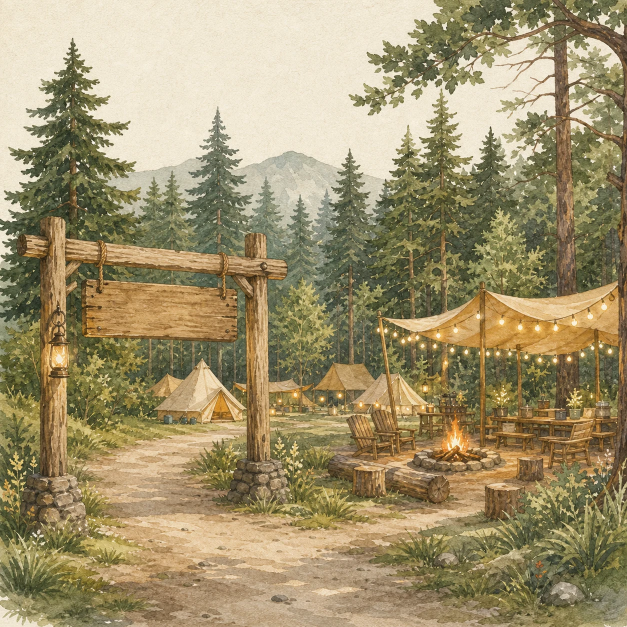
#> input picture assets/elements/about-camp-main.webp, 1254 x 1254 px, given in place of camp-lium-original.png, which was not available (shown at 1/2 size)
$ python extract_elements.py
#> lines starting #> are read from the running program, lines starting #| are printed output that depends on the picture; pictures that were not available may be replaced by others from this repository, and a replacement may not be noted
import random
from pathlib import Path

from PIL import Image, ImageDraw, ImageFilter


ROOT = Path(__file__).resolve().parents[1]
SRC = ROOT / "assets" / "camp-lium-original.png"
OUT = ROOT / "assets" / "elements"
OUT.mkdir(parents=True, exist_ok=True)


def save_crop(img: Image.Image, name: str, box: tuple[int, int, int, int]) -> None:
    crop = img.crop(box)
    crop.save(OUT / name, "PNG")


def save_paper_texture() -> None:
    random.seed(17)
    w, h = 900, 900
    base = Image.new("RGB", (w, h), "#f3eedf")
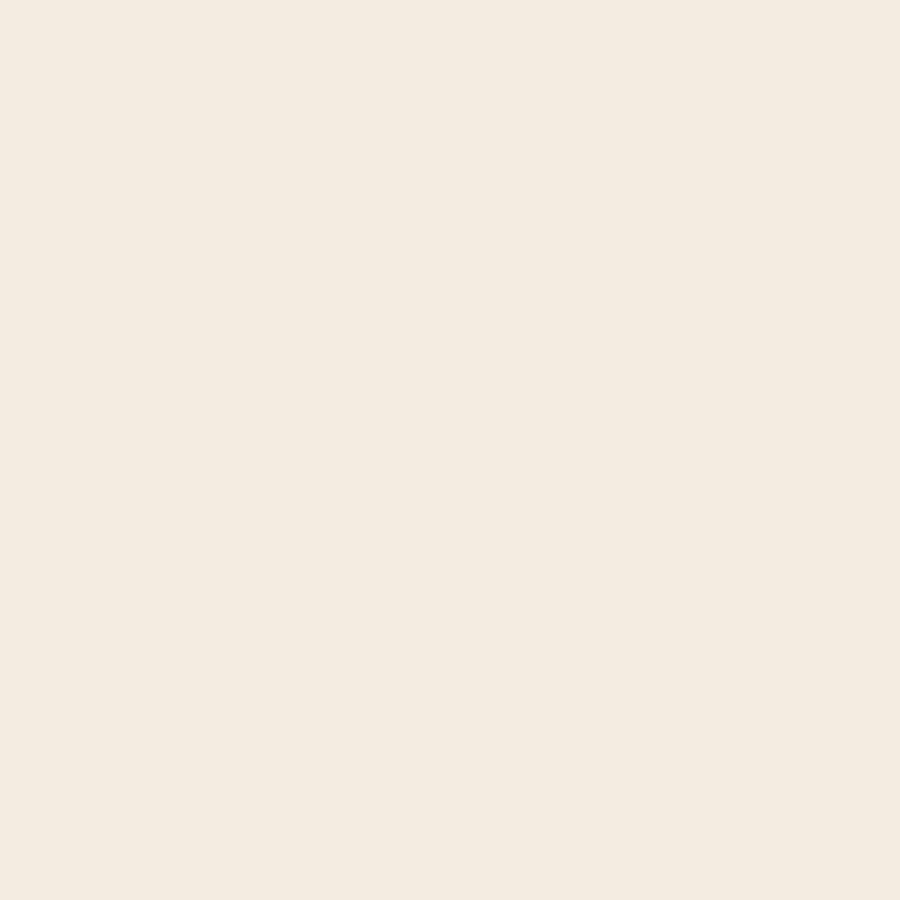
#> base: PIL image 900x900 RGB; mean R, G, B 243, 238, 223
    pix = base.load()
    for y in range(h):
      for x in range(w):
        n = random.randint(-7, 7)
        r, g, b = pix[x, y]
        pix[x, y] = (
            max(0, min(255, r + n)),
            max(0, min(255, g + n)),
            max(0, min(255, b + n)),
        )
    draw = ImageDraw.Draw(base, "RGBA")
    for _ in range(1300):
        x = random.randrange(w)
        y = random.randrange(h)
        draw.point((x, y), fill=(105, 92, 70, random.randrange(10, 22)))
    for _ in range(34):
        x = random.randrange(-140, w)
        y = random.randrange(-140, h)
        draw.arc((x, y, x + random.randrange(140, 320), y + random.randrange(120, 300)), 10, 330, fill=(120, 108, 80, 12), width=1)
#> this loop made 34 passes
#> (x, y) on passes 1 to 12: (81, 312), (124, -82), (405, 655), (536, 687), (665, 190), (-38, 435), (-114, 273), (518, 333), (551, 872), (888, 87), (815, 508), (73, -88)
    base.filter(ImageFilter.GaussianBlur(.15)).save(OUT / "paper-texture.png", "PNG")


def main() -> None:
    img = Image.open(SRC).convert("RGBA")
    save_paper_texture()

    crops = {
        "brand.png": (245, 118, 965, 320),
        "hero-placeholder.png": (2008, 450, 3905, 1925),
        "hero-camp-left.png": (0, 1665, 1900, 2235),
        "hero-camp-right.png": (2380, 1665, 4165, 2235),
        "torn-hero-about.png": (0, 2085, 4165, 2350),
        "about-placeholder-main.png": (2195, 2475, 3130, 3355),
        "about-placeholder-small-top.png": (3180, 2475, 3715, 2945),
        "about-placeholder-small-bottom.png": (3180, 3000, 3715, 3355),
        "about-tape.png": (2110, 2410, 2375, 2550),
        "about-plant.png": (3790, 3020, 4040, 3415),
        "style-thumb.png": (360, 3915, 1135, 4330),
        "style-car.png": (980, 4420, 1165, 4545),
        "style-tent.png": (1830, 4405, 2060, 4555),
        "style-bag.png": (2750, 4385, 2925, 4560),
        "style-tree.png": (3700, 4320, 3960, 4565),
        "activities-map.png": (1030, 4890, 4005, 6325),
        "torn-style-activities.png": (0, 4680, 4165, 4985),
        "guide-bus.png": (380, 6610, 610, 6835),
        "guide-clock.png": (1290, 6610, 1525, 6845),
        "guide-wallet.png": (2190, 6610, 2425, 6845),
        "guide-phone.png": (3080, 6610, 3320, 6845),
        "news-thumb.png": (350, 7300, 735, 7688),
        "news-side-art.png": (3300, 7080, 4165, 7855),
        "footer-bg-art.png": (0, 7720, 4165, 8522),
    }

    for name, box in crops.items():
        save_crop(img, name, box)
#> this loop made 24 passes
#> pass 1, in save_crop, `crop = img.crop(box)`:
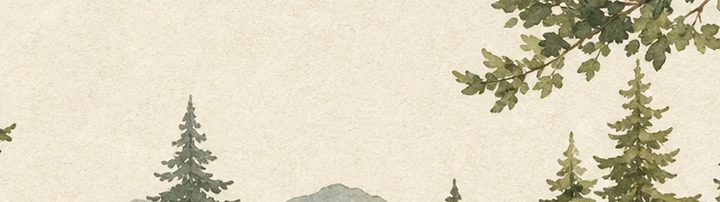
#> crop: PIL image 720x202 RGBA; mean R, G, B, A 222.3, 214.7, 191.7, 255


if __name__ == "__main__":
    main()

$ run again, on assets/elements/about-camp-small-bottom.webp
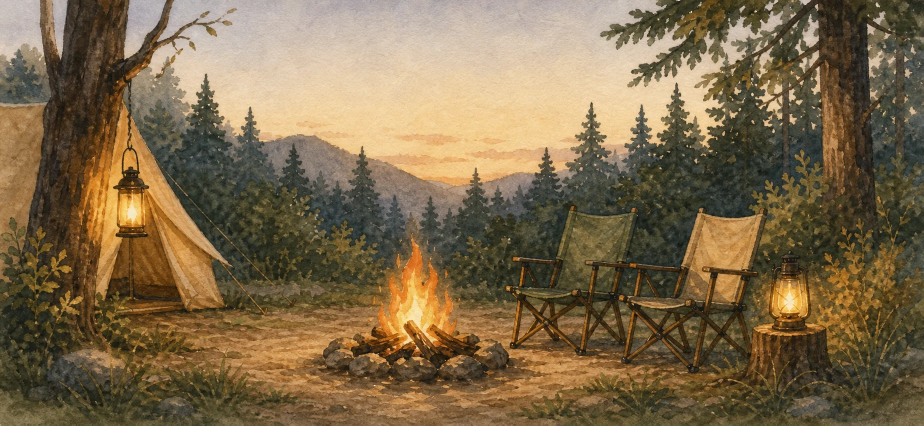
#> input picture assets/elements/about-camp-small-bottom.webp, 1847 x 851 px, given in place of camp-lium-original.png, which was not available (shown at 1/2 size)
#> the loop in save_paper_texture, `for _ in range(34):` made 34 passes
#> (x, y) on passes 1 to 8: (81, 312), (124, -82), (405, 655), (536, 687), (665, 190), (-38, 435), (-114, 273), (518, 333)
#> the loop in main, `for name, box in crops.items():` made 24 passes
#> pass 1, in save_crop, `crop = img.crop(box)`:
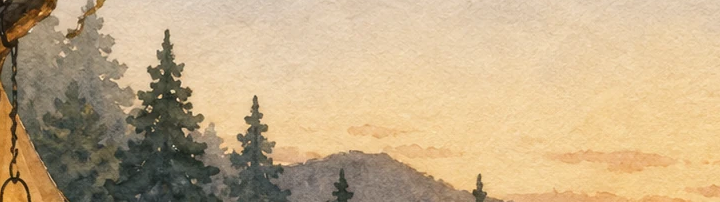
#> crop: PIL image 720x202 RGBA; mean R, G, B, A 196.7, 172.7, 136.7, 255

$ run again, on assets/elements/about-camp-small-top.webp
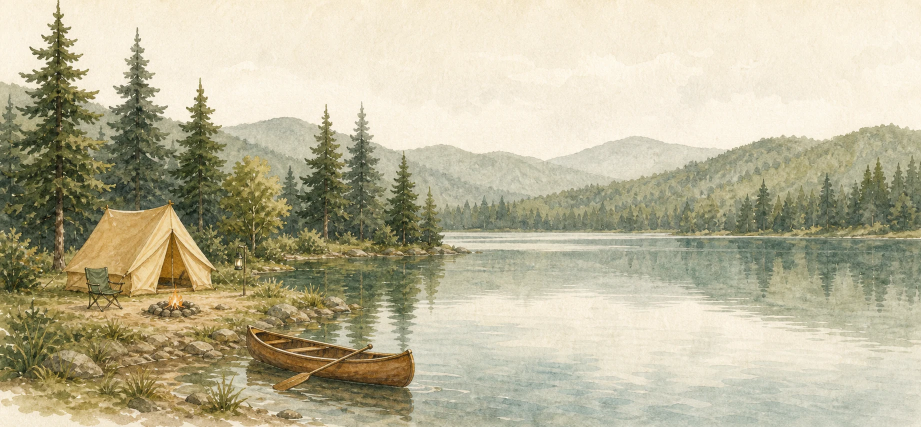
#> input picture assets/elements/about-camp-small-top.webp, 1842 x 854 px, given in place of camp-lium-original.png, which was not available (shown at 1/2 size)
#> the loop in save_paper_texture, `for _ in range(34):` made 34 passes
#> (x, y) on passes 1 to 8: (81, 312), (124, -82), (405, 655), (536, 687), (665, 190), (-38, 435), (-114, 273), (518, 333)
#> the loop in main, `for name, box in crops.items():` made 24 passes
#> pass 1, in save_crop, `crop = img.crop(box)`:
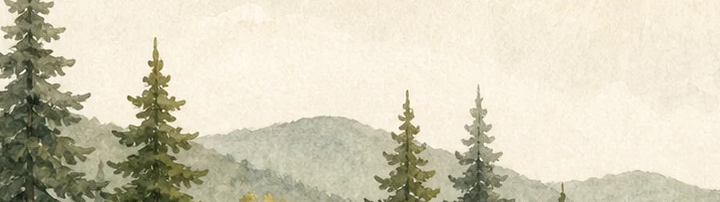
#> crop: PIL image 720x202 RGBA; mean R, G, B, A 213.6, 207.9, 186.5, 255
